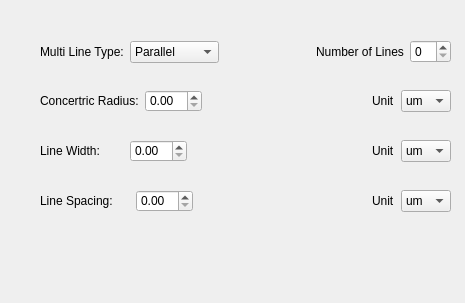
<?xml version="1.0" encoding="UTF-8"?>
<ui version="4.0">
 <class>MultiLine</class>
 <widget class="QWidget" name="MultiLine">
  <property name="geometry">
   <rect>
    <x>0</x>
    <y>0</y>
    <width>465</width>
    <height>303</height>
   </rect>
  </property>
  <property name="windowTitle">
   <string>MultiLine</string>
  </property>
  <widget class="QWidget" name="layoutWidget">
   <property name="geometry">
    <rect>
     <x>40</x>
     <y>40</y>
     <width>411</width>
     <height>24</height>
    </rect>
   </property>
   <layout class="QHBoxLayout" name="horizontalLayout_3">
    <item>
     <layout class="QHBoxLayout" name="horizontalLayout">
      <item>
       <widget class="QLabel" name="label">
        <property name="text">
         <string>Multi Line Type:</string>
        </property>
       </widget>
      </item>
      <item>
       <widget class="QComboBox" name="comboBox">
        <item>
         <property name="text">
          <string>Parallel</string>
         </property>
        </item>
        <item>
         <property name="text">
          <string>Concentric</string>
         </property>
        </item>
       </widget>
      </item>
     </layout>
    </item>
    <item>
     <spacer name="horizontalSpacer">
      <property name="orientation">
       <enum>Qt::Horizontal</enum>
      </property>
      <property name="sizeHint" stdset="0">
       <size>
        <width>40</width>
        <height>20</height>
       </size>
      </property>
     </spacer>
    </item>
    <item>
     <layout class="QHBoxLayout" name="horizontalLayout_2">
      <item>
       <widget class="QLabel" name="label_2">
        <property name="text">
         <string>Number of Lines</string>
        </property>
       </widget>
      </item>
      <item>
       <widget class="QSpinBox" name="spinBox"/>
      </item>
     </layout>
    </item>
   </layout>
  </widget>
  <widget class="QWidget" name="layoutWidget">
   <property name="geometry">
    <rect>
     <x>40</x>
     <y>90</y>
     <width>411</width>
     <height>22</height>
    </rect>
   </property>
   <layout class="QHBoxLayout" name="horizontalLayout_4">
    <item>
     <widget class="QLabel" name="label_3">
      <property name="text">
       <string>Concertric Radius:</string>
      </property>
     </widget>
    </item>
    <item>
     <widget class="QDoubleSpinBox" name="doubleSpinBox"/>
    </item>
    <item>
     <spacer name="horizontalSpacer_2">
      <property name="orientation">
       <enum>Qt::Horizontal</enum>
      </property>
      <property name="sizeHint" stdset="0">
       <size>
        <width>40</width>
        <height>20</height>
       </size>
      </property>
     </spacer>
    </item>
    <item>
     <widget class="QLabel" name="label_4">
      <property name="text">
       <string>Unit</string>
      </property>
     </widget>
    </item>
    <item>
     <widget class="QComboBox" name="comboBox_2">
      <item>
       <property name="text">
        <string>um</string>
       </property>
      </item>
      <item>
       <property name="text">
        <string>mm</string>
       </property>
      </item>
      <item>
       <property name="text">
        <string>nm</string>
       </property>
      </item>
     </widget>
    </item>
   </layout>
  </widget>
  <widget class="QWidget" name="layoutWidget">
   <property name="geometry">
    <rect>
     <x>40</x>
     <y>140</y>
     <width>411</width>
     <height>22</height>
    </rect>
   </property>
   <layout class="QHBoxLayout" name="horizontalLayout_5">
    <item>
     <widget class="QLabel" name="label_5">
      <property name="text">
       <string>Line Width:       </string>
      </property>
     </widget>
    </item>
    <item>
     <widget class="QDoubleSpinBox" name="doubleSpinBox_2"/>
    </item>
    <item>
     <spacer name="horizontalSpacer_3">
      <property name="orientation">
       <enum>Qt::Horizontal</enum>
      </property>
      <property name="sizeHint" stdset="0">
       <size>
        <width>40</width>
        <height>20</height>
       </size>
      </property>
     </spacer>
    </item>
    <item>
     <widget class="QLabel" name="label_6">
      <property name="text">
       <string>Unit</string>
      </property>
     </widget>
    </item>
    <item>
     <widget class="QComboBox" name="comboBox_3">
      <item>
       <property name="text">
        <string>um</string>
       </property>
      </item>
      <item>
       <property name="text">
        <string>mm</string>
       </property>
      </item>
      <item>
       <property name="text">
        <string>nm</string>
       </property>
      </item>
     </widget>
    </item>
   </layout>
  </widget>
  <widget class="QWidget" name="layoutWidget">
   <property name="geometry">
    <rect>
     <x>40</x>
     <y>190</y>
     <width>411</width>
     <height>22</height>
    </rect>
   </property>
   <layout class="QHBoxLayout" name="horizontalLayout_6">
    <item>
     <widget class="QLabel" name="label_7">
      <property name="text">
       <string>Line Spacing:     </string>
      </property>
     </widget>
    </item>
    <item>
     <widget class="QDoubleSpinBox" name="doubleSpinBox_3"/>
    </item>
    <item>
     <spacer name="horizontalSpacer_4">
      <property name="orientation">
       <enum>Qt::Horizontal</enum>
      </property>
      <property name="sizeHint" stdset="0">
       <size>
        <width>40</width>
        <height>20</height>
       </size>
      </property>
     </spacer>
    </item>
    <item>
     <widget class="QLabel" name="label_8">
      <property name="text">
       <string>Unit</string>
      </property>
     </widget>
    </item>
    <item>
     <widget class="QComboBox" name="comboBox_4">
      <item>
       <property name="text">
        <string>um</string>
       </property>
      </item>
      <item>
       <property name="text">
        <string>mm</string>
       </property>
      </item>
      <item>
       <property name="text">
        <string>nm</string>
       </property>
      </item>
     </widget>
    </item>
   </layout>
  </widget>
 </widget>
 <resources/>
 <connections/>
</ui>
